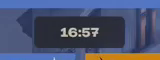
#> input picture tests/fixtures/hud_clock.png, 160 x 60 px
$ python -i ocr.py   (imports and definitions only)
#> lines starting #> are read from the running program, lines starting #| are printed output that depends on the picture
"""Reading the match id and game clock off a stream frame.

Deadlock draws the match id in small text in the bottom-right corner
("MATCH: 118211297") and the game clock at the top middle ("16:57"). Both are
light text on a dark or busy background, so each region is cropped, enlarged
and thresholded to black-on-white before Tesseract reads it.

Regions are fractions of the frame, so any resolution with the default HUD
layout works. Streams that crop or rescale the game into an overlay need their
own regions.
"""

from __future__ import annotations

import os
import re
import shutil
import subprocess
from dataclasses import dataclass
from io import BytesIO

from PIL import Image, ImageOps


@dataclass(frozen=True)
class Region:
    """A box as fractions of the frame's width and height."""

    left: float
    top: float
    width: float
    height: float

    def crop(self, image: Image.Image) -> Image.Image:
        w, h = image.size
        box = (
            round(self.left * w),
            round(self.top * h),
            round((self.left + self.width) * w),
            round((self.top + self.height) * h),
        )
        return image.crop(box)


# Measured on 1920x1080 Deadlock HUD frames.
MATCH_ID_REGION = Region(1720 / 1920, 1040 / 1080, 200 / 1920, 24 / 1080)
CLOCK_REGION = Region(905 / 1920, 16 / 1080, 110 / 1920, 30 / 1080)

_MATCH_ID = re.compile(r"MATCH\W*(\d{6,12})", re.IGNORECASE)
_CLOCK = re.compile(r"^(\d{1,2}):(\d{2})$")


class TesseractMissing(RuntimeError):
    pass


def read_match_id(frame: Image.Image, region: Region = MATCH_ID_REGION) -> int | None:
    # The id is dim grey, so plain inversion reads it more reliably than a
    # threshold; the threshold is a fallback for bright backgrounds.
    crop = region.crop(frame)
    for image in (_prepare(crop), _prepare(crop, threshold=80)):
        match = _MATCH_ID.search(_ocr(image, psm=7).replace(" ", ""))
        if match:
            return int(match.group(1))
    return None


def read_clock(frame: Image.Image, region: Region = CLOCK_REGION) -> int | None:
    """The game clock in seconds, or None if it isn't readable."""
    text = _ocr(_prepare(region.crop(frame), threshold=170), psm=7, whitelist="0123456789:")
    match = _CLOCK.match(text.strip())
    if not match:
        return None
    minutes, seconds = int(match.group(1)), int(match.group(2))
    if seconds >= 60:
        return None
    return minutes * 60 + seconds


def _prepare(crop: Image.Image, threshold: int | None = None, scale: int = 4) -> Image.Image:
    """Enlarge light HUD text and make it dark on light, binarised if `threshold` is given."""
    gray = ImageOps.grayscale(crop)
    gray = gray.resize((gray.width * scale, gray.height * scale), Image.Resampling.BICUBIC)
    if threshold is None:
        return ImageOps.invert(gray)
    return gray.point(lambda value: 0 if value > threshold else 255)


def _ocr(image: Image.Image, psm: int, whitelist: str | None = None) -> str:
    executable = shutil.which("tesseract")
    if executable is None:
        raise TesseractMissing("Tesseract OCR is not installed; see the README")
    args = [executable, "stdin", "stdout", "--psm", str(psm)]
    if whitelist:
        args += ["-c", f"tessedit_char_whitelist={whitelist}"]
    buffer = BytesIO()
    image.save(buffer, format="PNG")
    # One thread per call: frames are read in parallel already, and Tesseract's
    # own threads fight over the CPU. Busy, noisy crops can make it crawl, so
    # give up on a frame rather than stall the scan.
    env = {**os.environ, "OMP_THREAD_LIMIT": "1"}
    try:
        result = subprocess.run(args, input=buffer.getvalue(), capture_output=True, env=env, timeout=10)
    except subprocess.TimeoutExpired:
        return ""
    return result.stdout.decode(errors="replace").strip()

>>> import cv2
>>> picture = cv2.imread('../../../tests/fixtures/hud_clock.png', cv2.IMREAD_GRAYSCALE)
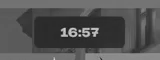
#> picture: shape (60, 160); min 28, max 217, mean 83.3
#> (the run stopped early here; a loop or call above may not have finished)
